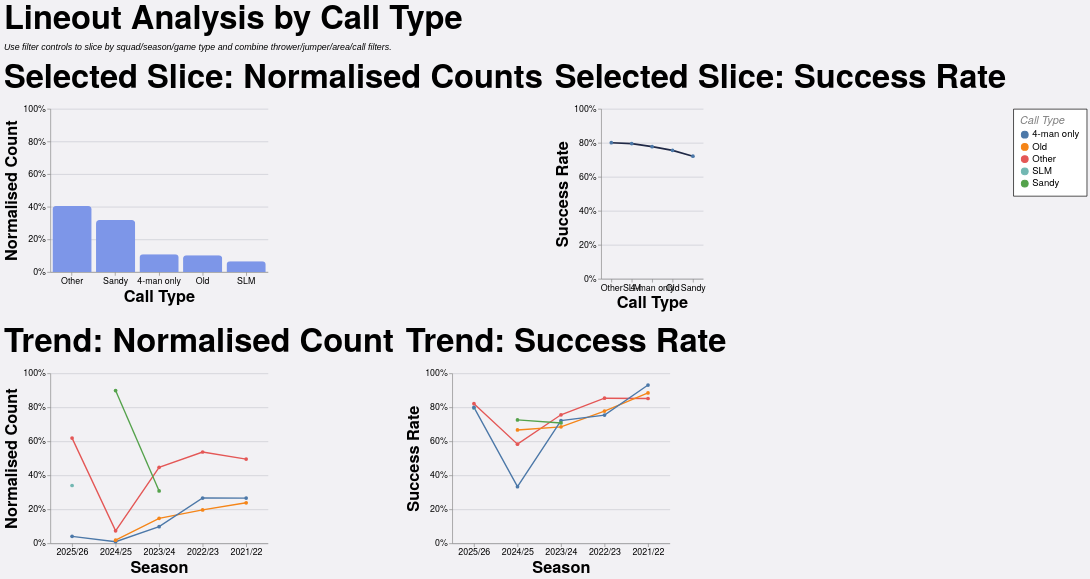

Specify this chart in Vega-Lite:
### Vega-Lite specification from a JSON file in a GitHub repository (floating-point values rounded to 4 significant figures; data arrays with more than 128 entries replaced by an {"elided": "..."} marker saying what was removed)
{"config": {"axis": {"labelFont": "PT Sans Narrow, Helvetica Neue, Helvetica, Arial, sans-serif", "titleFont": "PT Sans Narrow, Helvetica Neue, Helvetica, Arial, sans-serif", "labelFontSize": 13, "titleFontSize": 24, "gridColor": "#202947", "gridOpacity": 0.2, "zindex": 1}, "text": {"font": "Lato, sans-serif"}, "bar": {"cornerRadiusEnd": 5}, "header": {"labelFont": "PT Sans Narrow, Helvetica Neue, Helvetica, Arial, sans-serif", "titleFont": "PT Sans Narrow, Helvetica Neue, Helvetica, Arial, sans-serif", "labelFontSize": 24, "titleFontSize": 28, "labelFontWeight": "bold", "orient": "left"}, "legend": {"labelFont": "PT Sans Narrow, Helvetica Neue, Helvetica, Arial, sans-serif", "titleFont": "PT Sans Narrow, Helvetica Neue, Helvetica, Arial, sans-serif", "labelFontSize": 14, "titleFontSize": 16, "titlePadding": 5, "fillColor": "white", "strokeColor": "black", "padding": 10, "titleFontWeight": "lighter", "titleFontStyle": "italic", "titleColor": "gray", "offset": 10}, "title": {"font": "PT Sans Narrow, Helvetica Neue, Helvetica, Arial, sans-serif", "fontSize": 48, "fontWeight": "bold", "anchor": "start", "align": "center", "titlePadding": 20, "subtitlePadding": 10, "subtitleFontSize": 13, "subtitleColor": "", "subtitleFontStyle": "italic", "offset": 15, "color": "black"}, "axisX": {"labelAngle": 0}, "facet": {"title": null, "header": null, "align": {"row": "each", "column": "each"}}, "resolve": {"scale": {"y": "independent", "facet": "independent"}}, "background": "#f2f1f4", "scale": {"offsetBandPaddingOuter": 0.2, "offsetBandPaddingInner": 0.1}, "view": {"stroke": null, "background": "transparent"}}, "vconcat": [{"hconcat": [{"mark": {"type": "bar", "color": "#7d96e8"}, "encoding": {"tooltip": [{"field": "call_type", "title": "Call Type", "type": "nominal"}, {"field": "attempts", "format": ",.0f", "title": "Lineouts", "type": "quantitative"}, {"field": "share", "format": ".1%", "title": "Normalised Count", "type": "quantitative"}], "x": {"field": "call_type", "sort": "-y", "title": "Call Type", "type": "nominal"}, "y": {"axis": {"format": "%"}, "field": "share", "scale": {"domain": [0, 1]}, "title": "Normalised Count", "type": "quantitative"}}, "height": 240, "title": "Selected Slice: Normalised Counts", "transform": [{"filter": "(loSquad == 'All' || datum.squad == loSquad) && (loGameType == 'All' || (loGameType == 'League + Cup' && (datum.game_type == 'League' || datum.game_type == 'Cup')) || (loGameType == 'League only' && datum.game_type == 'League') || datum.game_type == loGameType) && (loOpposition == 'All' || datum.opposition == loOpposition) && (loThrower == 'All' || datum.thrower == loThrower) && (loJumper == 'All' || datum.jumper == loJumper) && (loArea == 'All' || datum.area == loArea) && (loNumbers == 'All' || datum.numbers == loNumbers) && (loCall == 'All' || datum.call == loCall) && (loCallType == 'All' || datum.call_type == loCallType)"}, {"filter": "(loSeason == 'All' || datum.season == loSeason)"}, {"aggregate": [{"op": "count", "as": "attempts"}, {"op": "sum", "field": "won", "as": "won"}], "groupby": ["call_type"]}, {"joinaggregate": [{"op": "sum", "field": "attempts", "as": "total_attempts"}]}, {"calculate": "datum.attempts / datum.total_attempts", "as": "share"}, {"calculate": "datum.won / datum.attempts", "as": "success_rate"}], "width": 320}, {"mark": {"type": "line", "color": "#202946", "point": true, "strokeWidth": 2.5}, "encoding": {"tooltip": [{"field": "call_type", "title": "Call Type", "type": "nominal"}, {"field": "won", "format": ",.0f", "title": "Won", "type": "quantitative"}, {"field": "attempts", "format": ",.0f", "title": "Lineouts", "type": "quantitative"}, {"field": "success_rate", "format": ".1%", "title": "Success Rate", "type": "quantitative"}], "x": {"field": "call_type", "sort": "-y", "title": "Call Type", "type": "nominal"}, "y": {"axis": {"format": "%"}, "field": "success_rate", "scale": {"domain": [0, 1]}, "title": "Success Rate", "type": "quantitative"}}, "height": 250, "title": "Selected Slice: Success Rate", "transform": [{"filter": "(loSquad == 'All' || datum.squad == loSquad) && (loGameType == 'All' || (loGameType == 'League + Cup' && (datum.game_type == 'League' || datum.game_type == 'Cup')) || (loGameType == 'League only' && datum.game_type == 'League') || datum.game_type == loGameType) && (loOpposition == 'All' || datum.opposition == loOpposition) && (loThrower == 'All' || datum.thrower == loThrower) && (loJumper == 'All' || datum.jumper == loJumper) && (loArea == 'All' || datum.area == loArea) && (loNumbers == 'All' || datum.numbers == loNumbers) && (loCall == 'All' || datum.call == loCall) && (loCallType == 'All' || datum.call_type == loCallType)"}, {"filter": "(loSeason == 'All' || datum.season == loSeason)"}, {"aggregate": [{"op": "count", "as": "attempts"}, {"op": "sum", "field": "won", "as": "won"}], "groupby": ["call_type"]}, {"joinaggregate": [{"op": "sum", "field": "attempts", "as": "total_attempts"}]}, {"calculate": "datum.attempts / datum.total_attempts", "as": "share"}, {"calculate": "datum.won / datum.attempts", "as": "success_rate"}], "width": {"step": 30}}], "spacing": 16}, {"hconcat": [{"mark": {"type": "line", "point": true, "strokeWidth": 2}, "encoding": {"color": {"field": "call_type", "title": "Call Type", "type": "nominal"}, "tooltip": [{"field": "season", "title": "Season", "type": "nominal"}, {"field": "call_type", "title": "Call Type", "type": "nominal"}, {"field": "attempts", "format": ",.0f", "title": "Lineouts", "type": "quantitative"}, {"field": "norm_count", "format": ".1%", "title": "Normalised Count", "type": "quantitative"}], "x": {"field": "season", "sort": "-x", "title": "Season", "type": "nominal"}, "y": {"axis": {"format": "%"}, "field": "norm_count", "scale": {"domain": [0, 1]}, "title": "Normalised Count", "type": "quantitative"}}, "height": 250, "title": "Trend: Normalised Count", "transform": [{"filter": "(loSquad == 'All' || datum.squad == loSquad) && (loGameType == 'All' || (loGameType == 'League + Cup' && (datum.game_type == 'League' || datum.game_type == 'Cup')) || (loGameType == 'League only' && datum.game_type == 'League') || datum.game_type == loGameType) && (loOpposition == 'All' || datum.opposition == loOpposition) && (loThrower == 'All' || datum.thrower == loThrower) && (loJumper == 'All' || datum.jumper == loJumper) && (loArea == 'All' || datum.area == loArea) && (loNumbers == 'All' || datum.numbers == loNumbers) && (loCall == 'All' || datum.call == loCall) && (loCallType == 'All' || datum.call_type == loCallType)"}, {"aggregate": [{"op": "count", "as": "attempts"}, {"op": "sum", "field": "won", "as": "won"}], "groupby": ["season", "call_type"]}, {"joinaggregate": [{"op": "sum", "field": "attempts", "as": "season_attempts"}], "groupby": ["season"]}, {"calculate": "datum.attempts / datum.season_attempts", "as": "norm_count"}, {"calculate": "datum.won / datum.attempts", "as": "success_rate"}], "width": 320}, {"mark": {"type": "line", "point": true, "strokeWidth": 2}, "encoding": {"color": {"field": "call_type", "title": "Call Type", "type": "nominal"}, "tooltip": [{"field": "season", "title": "Season", "type": "nominal"}, {"field": "call_type", "title": "Call Type", "type": "nominal"}, {"field": "won", "format": ",.0f", "title": "Won", "type": "quantitative"}, {"field": "attempts", "format": ",.0f", "title": "Lineouts", "type": "quantitative"}, {"field": "success_rate", "format": ".1%", "title": "Success Rate", "type": "quantitative"}], "x": {"field": "season", "sort": "-x", "title": "Season", "type": "nominal"}, "y": {"axis": {"format": "%"}, "field": "success_rate", "scale": {"domain": [0, 1]}, "title": "Success Rate", "type": "quantitative"}}, "height": 250, "title": "Trend: Success Rate", "transform": [{"filter": "(loSquad == 'All' || datum.squad == loSquad) && (loGameType == 'All' || (loGameType == 'League + Cup' && (datum.game_type == 'League' || datum.game_type == 'Cup')) || (loGameType == 'League only' && datum.game_type == 'League') || datum.game_type == loGameType) && (loOpposition == 'All' || datum.opposition == loOpposition) && (loThrower == 'All' || datum.thrower == loThrower) && (loJumper == 'All' || datum.jumper == loJumper) && (loArea == 'All' || datum.area == loArea) && (loNumbers == 'All' || datum.numbers == loNumbers) && (loCall == 'All' || datum.call == loCall) && (loCallType == 'All' || datum.call_type == loCallType)"}, {"aggregate": [{"op": "count", "as": "attempts"}, {"op": "sum", "field": "won", "as": "won"}], "groupby": ["season", "call_type"]}, {"joinaggregate": [{"op": "sum", "field": "attempts", "as": "season_attempts"}], "groupby": ["season"]}, {"calculate": "datum.attempts / datum.season_attempts", "as": "norm_count"}, {"calculate": "datum.won / datum.attempts", "as": "success_rate"}], "width": 320}], "spacing": 16}], "data": {"name": "data-e83ea88e487ae484029b5fe5c4083f37"}, "params": [{"name": "loSquad", "value": "All"}, {"name": "loSeason", "value": "All"}, {"name": "loGameType", "value": "All"}, {"name": "loOpposition", "value": "All"}, {"name": "loThrower", "value": "All"}, {"name": "loJumper", "value": "All"}, {"name": "loArea", "value": "All"}, {"name": "loNumbers", "value": "All"}, {"name": "loCall", "value": "All"}, {"name": "loCallType", "value": "All"}], "spacing": 22, "title": {"text": "Lineout Analysis by Call Type", "subtitle": "Use filter controls to slice by squad/season/game type and combine thrower/jumper/area/call filters."}, "$schema": "https://vega.github.io/schema/vega-lite/v5.20.1.json", "datasets": {"data-e83ea88e487ae484029b5fe5c4083f37": {"elided": "1274 records"}}}
